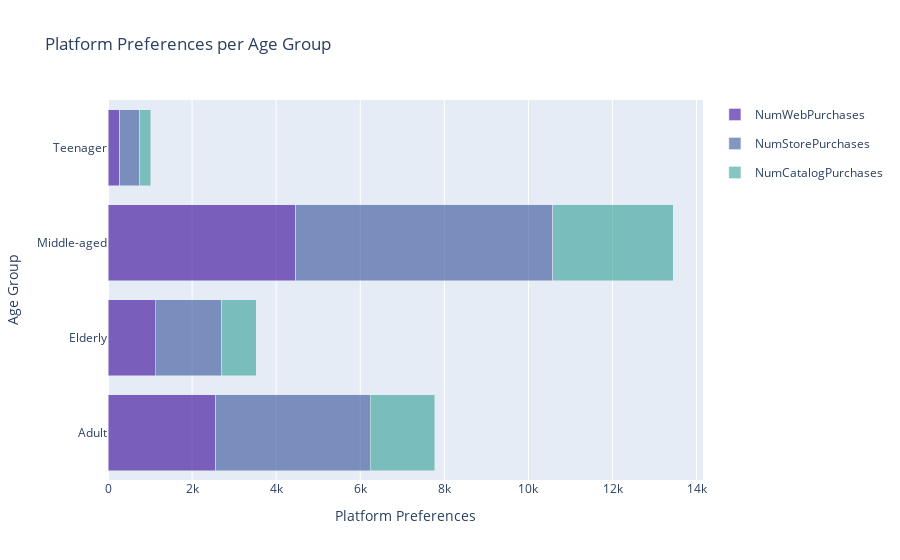

Notebook source saved alongside this figure:
### Code cell
fig = go.Figure()

for i, col in enumerate(platform_age.columns):  
    fig.add_trace(go.Bar(y=platform_age.index, x=platform_age[col], name=col, orientation='h', marker_color=f'rgba(50, {i*80}, 150, 0.6)', 
                          legendgroup=col))

fig.update_layout(barmode='stack', title='Platform Preferences per Age Group', xaxis_title='Platform Preferences', yaxis_title='Age Group')


fig.show()

### Figure 1 — Plotly figure (JSON) as saved in the notebook; plotly's stock layout.template omitted (floating-point values rounded to 4 significant figures)
{"data": [{"legendgroup": "NumWebPurchases", "marker": {"color": "rgba(50, 0, 150, 0.6)"}, "name": "NumWebPurchases", "orientation": "h", "type": "bar", "x": [2560, 1121, 4460, 281], "y": ["Adult", "Elderly", "Middle-aged", "Teenager"]}, {"legendgroup": "NumStorePurchases", "marker": {"color": "rgba(50, 80, 150, 0.6)"}, "name": "NumStorePurchases", "orientation": "h", "type": "bar", "x": [3678, 1589, 6123, 473], "y": ["Adult", "Elderly", "Middle-aged", "Teenager"]}, {"legendgroup": "NumCatalogPurchases", "marker": {"color": "rgba(50, 160, 150, 0.6)"}, "name": "NumCatalogPurchases", "orientation": "h", "type": "bar", "x": [1529, 821, 2862, 262], "y": ["Adult", "Elderly", "Middle-aged", "Teenager"]}], "layout": {"barmode": "stack", "title": {"text": "Platform Preferences per Age Group"}, "xaxis": {"title": {"text": "Platform Preferences"}}, "yaxis": {"title": {"text": "Age Group"}}}}
